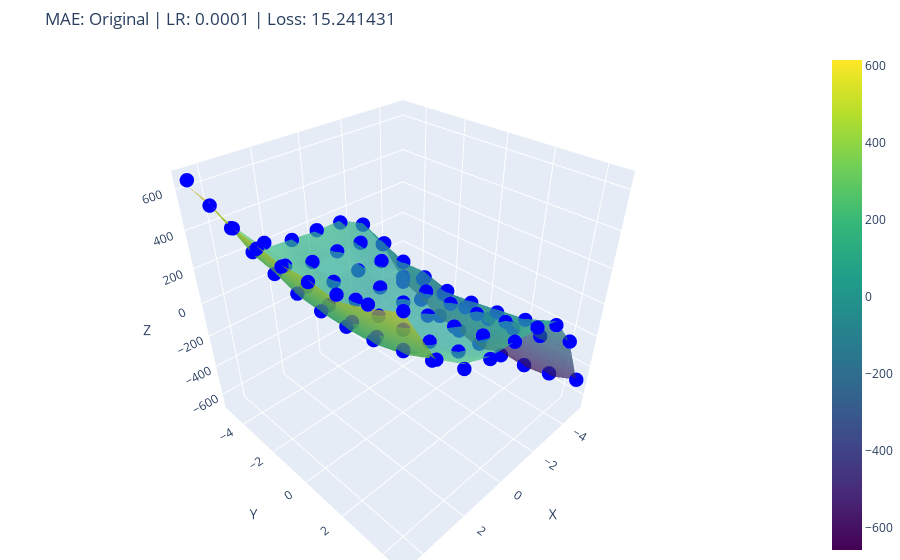

Write notebook code for a chart like this one.
### Markdown cell above
### MAE

### Code cell
# Filtrar e selecionar o melhor resultado MAE corretamente
best_mae_results = df_result[df_result['Loss_Function'] == 'MAE']
best_mae = best_mae_results.loc[best_mae_results['Final_Loss'].idxmin()]
best_w = best_mae['Final_Weights']
feature_set_used = best_mae['Feature_Set']

print("Melhor resultado MAE:")
print(f"Feature Set: {feature_set_used}")
print(f"Learning Rate: {best_mae['Learning_Rate']}")
print(f"Final Loss: {best_mae['Final_Loss']}")
print(f"Pesos: {best_w}")

# Determinar qual conjunto de dados usar para predição
if feature_set_used == 'Min-Max Normalized':
    x_data = features_normalized['x'].values
    y_data = features_normalized['y'].values
elif feature_set_used == 'Padronized':
    x_data = features_pradonized['x'].values
    y_data = features_pradonized['y'].values
else:
    x_data = df['x'].values
    y_data = df['y'].values

# Criar função de predição
f_pred = make_function(best_w)

# Gerar predições para os pontos existentes
predictions = [f_pred(x, y) for x, y in zip(x_data, y_data)]

# Criar superfície com dados originais
df_pivot = df.pivot(index='y', columns='x', values='z')
x_axis = df_pivot.columns.values
y_axis = df_pivot.index.values
z_grid = df_pivot.values

fig = go.Figure()

# Superfície original
fig.add_trace(go.Surface(
    x=x_axis,
    y=y_axis,
    z=z_grid,
    colorscale='Viridis',
    opacity=0.7,
    name='Dados Originais'
))

# Pontos preditos
fig.add_trace(go.Scatter3d(
    x=df['x'],  # Sempre use coordenadas originais para visualização
    y=df['y'],
    z=predictions,
    mode='markers',
    marker=dict(size=5, color='blue', symbol='circle'),
    name='Predições',
))

fig.update_layout(
    title=f'MAE: {feature_set_used} | LR: {best_mae["Learning_Rate"]} | Loss: {best_mae["Final_Loss"]:.6f}',
    scene=dict(
        xaxis_title='X',
        yaxis_title='Y',
        zaxis_title='Z'
    ),
    margin=dict(l=0, r=0, b=0, t=50)
)

fig.show()

### Figure 1 — Plotly figure (JSON) as saved in the notebook; plotly's stock layout.template omitted (floating-point values rounded to 4 significant figures)
{"data": [{"colorscale": [[0, "#440154"], [0.1111, "#482878"], [0.2222, "#3e4989"], [0.3333, "#31688e"], [0.4444, "#26828e"], [0.5556, "#1f9e89"], [0.6667, "#35b779"], [0.7778, "#6ece58"], [0.8889, "#b5de2b"], [1, "#fde725"]], "name": "Dados Originais", "opacity": 0.7, "type": "surface", "x": [-5.0, -3.8, -2.6, -1.4, -0.2, 1.0, 2.2, 3.4, 4.6], "y": [-5.0, -3.8, -2.6, -1.4, -0.2, 1.0, 2.2, 3.4, 4.6], "z": [[-459.0, -142.9, 75.41, 152.7, 150.6, 163.3, 176.5, 372.3, 612.7], [-520.4, -178.1, 23.71, 67.24, 94.1, 72.25, 170.6, 275.6, 595.5], [-593.0, -235.0, -42.78, 0.7325, 80.1, 59.4, 152.3, 253.5, 534.9], [-606.8, -209.0, -34.59, 45.21, 4.504, 10.31, 94.19, 207.1, 522.4], [-657.4, -241.4, -87.26, -15.57, 25.89, 13.36, 57.16, 200.5, 502.3], [-586.1, -308.3, -65.33, 4.347, 22.13, 27.72, 77.81, 201.1, 512.6], [-598.5, -226.5, -35.55, 36.58, 34.32, 25.95, 71.56, 215.0, 496.1], [-569.7, -223.0, -6.816, 67.91, 58.18, 78.59, 170.2, 257.7, 545.6], [-493.1, -142.5, 66.7, 105.1, 131.2, 149.0, 209.0, 329.3, 614.7]]}, {"marker": {"color": "blue", "size": 5, "symbol": "circle"}, "mode": "markers", "name": "Predições", "type": "scatter3d", "x": [-5.0, -5.0, -5.0, -5.0, -5.0, -5.0, -5.0, -5.0, -5.0, -3.8, -3.8, -3.8, -3.8, -3.8, -3.8, -3.8, -3.8, -3.8, -2.6, -2.6, -2.6, -2.6, -2.6, -2.6, -2.6, -2.6, -2.6, -1.4, -1.4, -1.4, -1.4, -1.4, -1.4, -1.4, -1.4, -1.4, -0.2, -0.2, -0.2, -0.2, -0.2, -0.2, -0.2, -0.2, -0.2, 1.0, 1.0, 1.0, 1.0, 1.0, 1.0, 1.0, 1.0, 1.0, 2.2, 2.2, 2.2, 2.2, 2.2, 2.2, 2.2, 2.2, 2.2, 3.4, 3.4, 3.4, 3.4, 3.4, 3.4, 3.4, 3.4, 3.4, 4.6, 4.6, 4.6, 4.6, 4.6, 4.6, 4.6, 4.6, 4.6], "y": [-5.0, -3.8, -2.6, -1.4, -0.2, 1.0, 2.2, 3.4, 4.6, -5.0, -3.8, -2.6, -1.4, -0.2, 1.0, 2.2, 3.4, 4.6, -5.0, -3.8, -2.6, -1.4, -0.2, 1.0, 2.2, 3.4, 4.6, -5.0, -3.8, -2.6, -1.4, -0.2, 1.0, 2.2, 3.4, 4.6, -5.0, -3.8, -2.6, -1.4, -0.2, 1.0, 2.2, 3.4, 4.6, -5.0, -3.8, -2.6, -1.4, -0.2, 1.0, 2.2, 3.4, 4.6, -5.0, -3.8, -2.6, -1.4, -0.2, 1.0, 2.2, 3.4, 4.6, -5.0, -3.8, -2.6, -1.4, -0.2, 1.0, 2.2, 3.4, 4.6, -5.0, -3.8, -2.6, -1.4, -0.2, 1.0, 2.2, 3.4, 4.6], "z": [-470.5, -532.7, -577.8, -606.1, -617.4, -611.7, -589.1, -549.6, -493.1, -119.5, -181.6, -226.8, -255.1, -266.4, -260.7, -238.1, -198.6, -142.1, 67.17, 5.04, -40.14, -68.38, -79.68, -74.03, -51.44, -11.9, 44.58, 141.4, 79.28, 34.1, 5.858, -5.437, 0.2105, 22.8, 62.34, 118.8, 155.1, 92.98, 47.79, 19.55, 8.257, 13.91, 36.5, 76.03, 132.5, 160.1, 98.02, 52.84, 24.6, 13.3, 18.95, 41.54, 81.08, 137.6, 208.4, 146.3, 101.1, 72.89, 61.6, 67.24, 89.83, 129.4, 185.8, 351.9, 289.7, 244.6, 216.3, 205.0, 210.7, 233.3, 272.8, 329.3, 642.4, 580.2, 535.0, 506.8, 495.5, 501.2, 523.7, 563.3, 619.8]}], "layout": {"margin": {"b": 0, "l": 0, "r": 0, "t": 50}, "scene": {"xaxis": {"title": {"text": "X"}}, "yaxis": {"title": {"text": "Y"}}, "zaxis": {"title": {"text": "Z"}}}, "title": {"text": "MAE: Original | LR: 0.0001 | Loss: 15.241431"}}}
